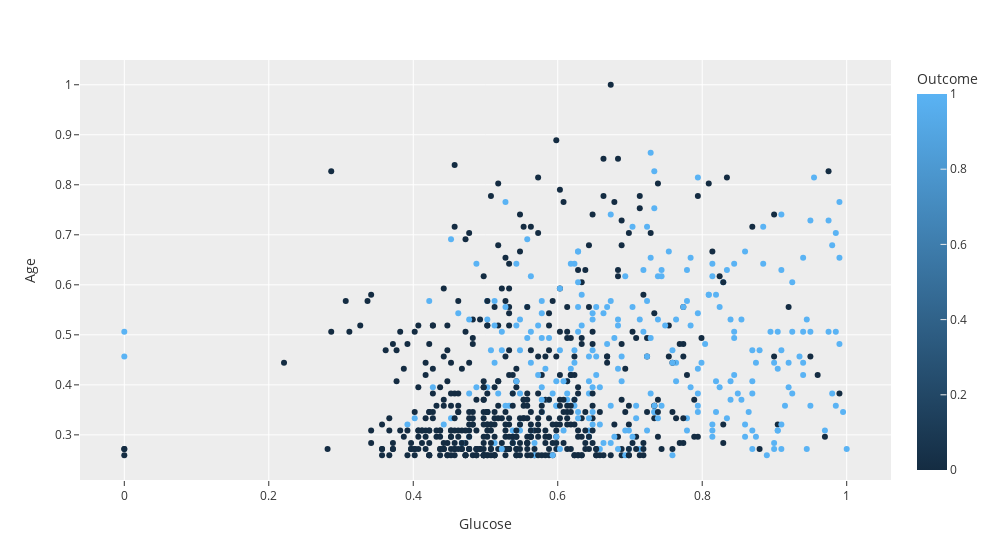
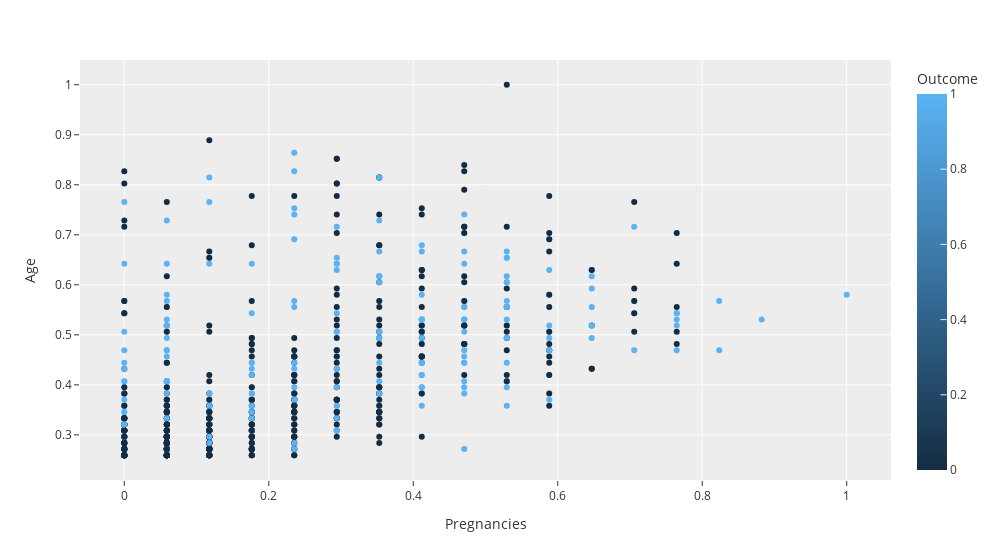

The notebook cell these images were saved under, in order:
### Code cell
plot_data(df,"Glucose","Age","Outcome")
plot_data(df,"Pregnancies","Age","Outcome")

### Figure 1 — Plotly figure (JSON) as saved in the notebook; plotly's stock layout.template omitted (floating-point values rounded to 4 significant figures; data arrays with more than 128 entries replaced by an {"elided": "..."} marker saying what was removed)
{"data": [{"hovertemplate": "Glucose=%{x}<br>Age=%{y}<br>Outcome=%{marker.color}<extra></extra>", "legendgroup": "", "marker": {"color": {"elided": "768 int values"}, "coloraxis": "coloraxis", "symbol": "circle"}, "mode": "markers", "name": "", "orientation": "v", "showlegend": false, "type": "scatter", "x": {"elided": "768 float values"}, "xaxis": "x", "y": {"elided": "768 float values"}, "yaxis": "y"}], "layout": {"coloraxis": {"colorbar": {"title": {"text": "Outcome"}}, "colorscale": [[0, "rgb(20,44,66)"], [1, "rgb(90,179,244)"]]}, "legend": {"tracegroupgap": 0}, "margin": {"t": 60}, "width": 1000, "xaxis": {"anchor": "y", "domain": [0, 1], "title": {"text": "Glucose"}}, "yaxis": {"anchor": "x", "domain": [0, 1], "title": {"text": "Age"}}}}

### Figure 2 — Plotly figure (JSON) as saved in the notebook; plotly's stock layout.template omitted (floating-point values rounded to 4 significant figures; data arrays with more than 128 entries replaced by an {"elided": "..."} marker saying what was removed)
{"data": [{"hovertemplate": "Pregnancies=%{x}<br>Age=%{y}<br>Outcome=%{marker.color}<extra></extra>", "legendgroup": "", "marker": {"color": {"elided": "768 int values"}, "coloraxis": "coloraxis", "symbol": "circle"}, "mode": "markers", "name": "", "orientation": "v", "showlegend": false, "type": "scatter", "x": {"elided": "768 float values"}, "xaxis": "x", "y": {"elided": "768 float values"}, "yaxis": "y"}], "layout": {"coloraxis": {"colorbar": {"title": {"text": "Outcome"}}, "colorscale": [[0, "rgb(20,44,66)"], [1, "rgb(90,179,244)"]]}, "legend": {"tracegroupgap": 0}, "margin": {"t": 60}, "width": 1000, "xaxis": {"anchor": "y", "domain": [0, 1], "title": {"text": "Pregnancies"}}, "yaxis": {"anchor": "x", "domain": [0, 1], "title": {"text": "Age"}}}}
